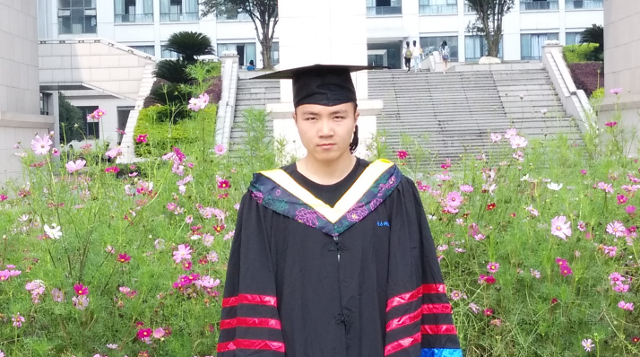
#> input picture photo.jpg, 640 x 357 px
$ python HistEqual.py
#> lines starting #> are read from the running program, lines starting #| are printed output that depends on the picture
#> further down, img is the input picture: shape (357, 640, 3); mean B, G, R 134.2, 155.1, 150.8
### DIP.py
#!/usr/bin/env python
# encoding: utf-8

from numpy import *
import cv2

# 转换RGB色彩空间到CMY色彩空间
# [41 lines left out: functions RGB2CMY, CMY2CMYK, RGB2GRAY1, RGB2GRAY2, binary, not called in this run]

# 计算梯度直方图并可视化
def HistImgCalc(img_channel,color):
    # 计算直方图
    hist = cv2.calcHist(img_channel,[0],None,[256],[0.0,255.0])
    minVal,maxVal,minLoc,maxLoc = cv2.minMaxLoc(hist)
    histImgChannel = zeros([256,256,3])
    # 将峰值设置在90％位置
    peak = int(0.9*256)
    for h in range(256):
        intensity = int(hist[h]*peak/maxVal)
        cv2.line(histImgChannel,(h,256),(h,256-intensity),color)
    return histImgChannel

# 分别计算三个通道直方图并可视化
def HistDraw(img):
    b,g,r = cv2.split(img)
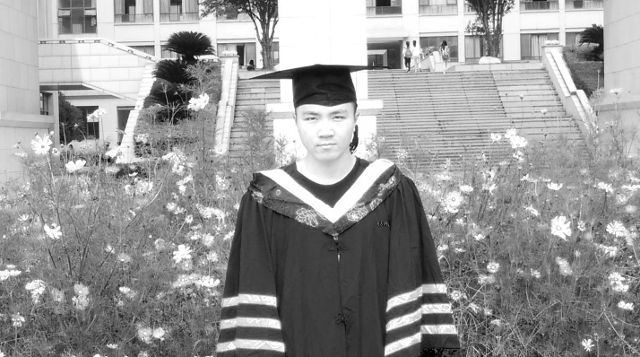
#> r: shape (357, 640); min 0, max 255, mean 150.8
    HistImg_r = HistImgCalc(r,(0,0,255))
#> in HistImgCalc, `hist = cv2.calcHist(img_channel,[0],None,[256],[0.0,255.0])`: hist = 256 values, max 8 at index 50, min 0 at index 0, mean 2.16
#> in HistImgCalc, `minVal,maxVal,minLoc,maxLoc = cv2.minMaxLoc(hist)`: minVal = 0; maxVal = 8; minLoc = (0, 0); maxLoc = (0, 50)
#> the loop in HistImgCalc, `for h in range(256):` made 256 passes
#> intensity on passes 1 to 3: 0, 0, 0
    HistImg_g = HistImgCalc(g,(0,255,0))
#> the loop in HistImgCalc (call 2), `for h in range(256):` made 256 passes
    HistImg_b = HistImgCalc(b,(255,0,0))
    return HistImg_r,HistImg_g,HistImg_b

# 计算直方图累加矢量
def HistCum(histImgChannel):
    cumSum = zeros(histImgChannel.shape)
    sumTmp = 0
    for i in range(histImgChannel.shape[0]):
       sumTmp += histImgChannel[i]
       cumSum[i] = sumTmp
    return cumSum

# 直方图均衡
def HistEqualize(imgChannel):
    hist = cv2.calcHist(imgChannel,[0],None,[256],[0.0,255.0])
    histCum = HistCum(hist)
    #　掩盖０元素
    histCumMask = ma.masked_equal(histCum,0)
    #　http://en.wikipedia.org/wiki/Histogram_equalization
    histCumMask = (histCumMask - histCumMask.min())*255/(histCumMask.max()-histCumMask.min())#等同于前面介绍的lut[i] = int(255.0 *p[i])公式
    #　将掩膜处理掉的元素补为0
    histCum = ma.filled(histCumMask,0).astype('uint8')
    result = histCum[imgChannel]
    return result

### HistEqual.py
#!/usr/bin/env python
# encoding: utf-8

import cv2
import DIP

# 读取图像
img = cv2.imread('photo.jpg')
# 显示原始图像
cv2.imshow("Origin Image",img)
# 获取原始图像三个通道直方图并显示
histImg_r,histImg_g,histImg_b = DIP.HistDraw(img)
cv2.imshow('Origin Red',histImg_r)
cv2.imshow('Origin Green',histImg_g)
cv2.imshow('Origin Blue',histImg_b)
# 分离通道并分别进行处理并计算和显示三个通道直方图
b,g,r = cv2.split(img)
equalized_b = DIP.HistEqualize(b)
#> in HistEqualize, `hist = cv2.calcHist(imgChannel,[0],None,[256],[0.0,255.0])`: hist = 256 values, max 21 at index 254, min 0 at index 0, mean 2
#> the loop in HistCum, `for i in range(histImgChannel.shape[0]):` made 256 passes
#> after the loop in HistCum, `for i in range(histImgChannel.shape[0]):`: cumSum = 256 values from 0 to 512; sumTmp = [512]
#> in HistEqualize, `histCum = HistCum(hist)`: histCum = 256 values from 0 to 512
#> in HistEqualize, `histCum = ma.filled(histCumMask,0).astype('uint8')`: histCum = 256 values from 0 to 255
#> in HistEqualize, `result = histCum[imgChannel]`:
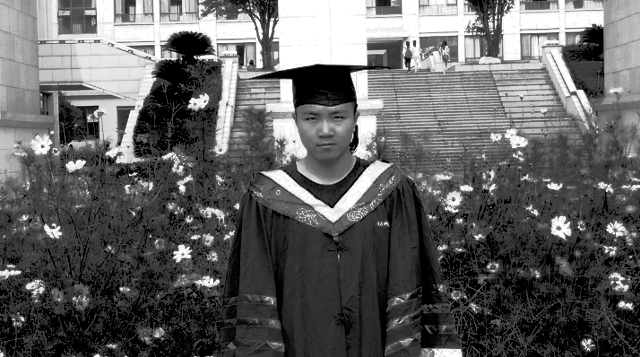
#> result: shape (357, 640, 1); min 0, max 255, mean 97.6
equalized_g = DIP.HistEqualize(g)
#> the loop in HistCum (call 2), `for i in range(histImgChannel.shape[0]):` made 256 passes
equalized_r = DIP.HistEqualize(r)
#> in HistEqualize (call 3), `hist = cv2.calcHist(imgChannel,[0],None,[256],[0.0,255.0])`: hist = 256 values, max 8 at index 50, min 0 at index 0, mean 2.16
#> in HistEqualize (call 3), `histCum = HistCum(hist)`: histCum = 256 values from 0 to 554
#> in HistEqualize (call 3), `histCum = ma.filled(histCumMask,0).astype('uint8')`: histCum = 256 values from 0 to 255
#> in HistEqualize (call 3), `result = histCum[imgChannel]`:
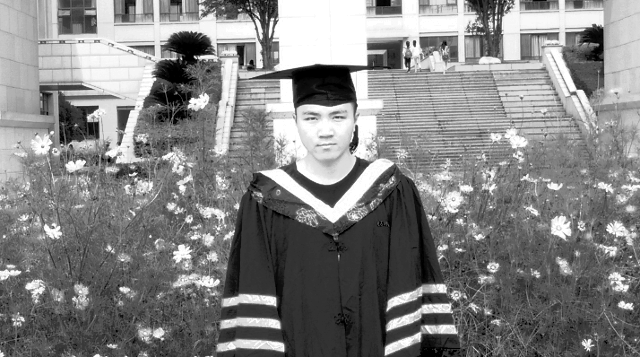
#> result: shape (357, 640, 1); min 0, max 255, mean 130.9
equalized_b_hist = DIP.HistImgCalc(equalized_b,(255,0,0))
#> call 4 of HistImgCalc, with color = (255, 0, 0)
#> in HistImgCalc (call 4), `hist = cv2.calcHist(img_channel,[0],None,[256],[0.0,255.0])`: hist = 256 values, max 15 at index 179, min 0 at index 2, mean 1.92
#> in HistImgCalc (call 4), `minVal,maxVal,minLoc,maxLoc = cv2.minMaxLoc(hist)`: maxVal = 15; minLoc = (0, 2); maxLoc = (0, 179)
#> the loop in HistImgCalc (call 4), `for h in range(256):` made 256 passes
#> intensity on passes 1 to 3: 46, 30, 0
#> after the loop in HistImgCalc (call 4), `for h in range(256):`:
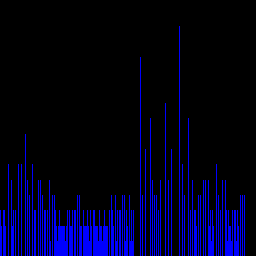
#> histImgChannel: shape (256, 256, 3) float64; mean of channels 0, 1, 2 29.1, 0, 0; drawn as B, G, R
equalized_g_hist = DIP.HistImgCalc(equalized_g,(0,255,0))
#> in HistImgCalc (call 5), `hist = cv2.calcHist(img_channel,[0],None,[256],[0.0,255.0])`: hist = 256 values, max 11 at index 47, min 0 at index 2, mean 2.04
#> in HistImgCalc (call 5), `minVal,maxVal,minLoc,maxLoc = cv2.minMaxLoc(hist)`: maxVal = 11; maxLoc = (0, 47)
#> the loop in HistImgCalc (call 5), `for h in range(256):` made 256 passes
#> intensity on passes 1 to 3: 62, 62, 0
#> after the loop in HistImgCalc (call 5), `for h in range(256):`:
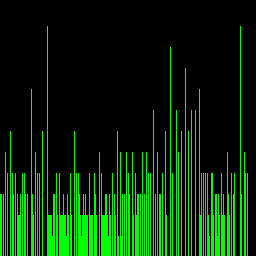
#> histImgChannel: shape (256, 256, 3) float64; mean of channels 0, 1, 2 0, 42, 0; drawn as B, G, R
equalized_r_hist = DIP.HistImgCalc(equalized_r,(0,0,255))
#> in HistImgCalc (call 6), `hist = cv2.calcHist(img_channel,[0],None,[256],[0.0,255.0])`: hist = 256 values, max 8 at index 32, min 0 at index 2, mean 2.13
#> in HistImgCalc (call 6), `minVal,maxVal,minLoc,maxLoc = cv2.minMaxLoc(hist)`: maxVal = 8; maxLoc = (0, 32)
#> the loop in HistImgCalc (call 6), `for h in range(256):` made 256 passes
#> intensity on passes 1 to 3: 86, 57, 0
#> after the loop in HistImgCalc (call 6), `for h in range(256):`:
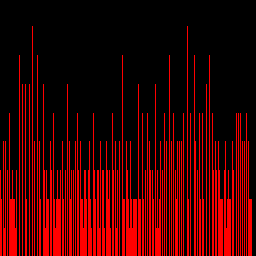
#> histImgChannel: shape (256, 256, 3) float64; mean of channels 0, 1, 2 0, 0, 60.8; drawn as B, G, R
cv2.imshow('Equalized Blue',equalized_b_hist)
cv2.imshow('Equalized Green',equalized_g_hist)
cv2.imshow('Equalized Red',equalized_r_hist)
# 合并直方图均衡后的三个通道并显示结果
equalized_img = cv2.merge((equalized_b,equalized_g,equalized_r))
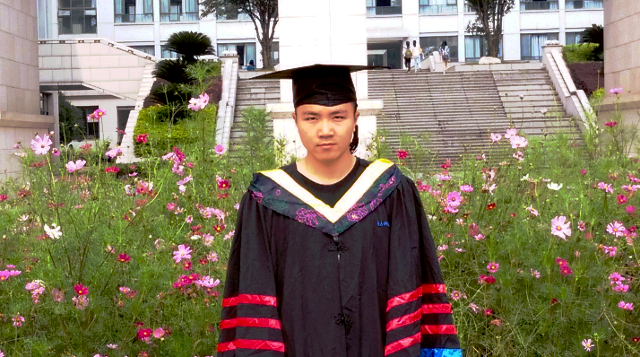
#> equalized_img: shape (357, 640, 3); mean of channels 0, 1, 2 97.6, 120.6, 130.9; drawn as B, G, R
cv2.imshow("Equalized Image",equalized_img)
cv2.waitKey(0)
